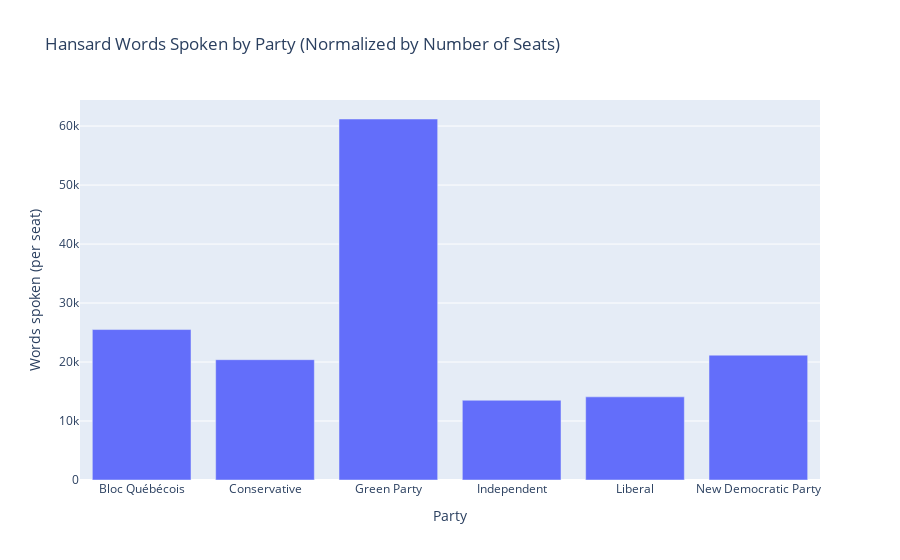

Write notebook code for a chart like this one.
### Code cell
speech_length_party_norm = pd.DataFrame(speech_length_party.div(seats['Seats'], axis=0))
px.bar(speech_length_party_norm, title='Hansard Words Spoken by Party (Normalized by Number of Seats)', labels={'index': 'Party', 'value':'Words spoken (per seat)'}).update(layout_showlegend=False)

### Figure 1 — Plotly figure (JSON) as saved in the notebook; plotly's stock layout.template omitted (floating-point values rounded to 4 significant figures)
{"data": [{"alignmentgroup": "True", "hovertemplate": "variable=speechlength<br>Party=%{x}<br>Words spoken (per seat)=%{y}<extra></extra>", "legendgroup": "speechlength", "marker": {"color": "#636efa", "pattern": {"shape": ""}}, "name": "speechlength", "offsetgroup": "speechlength", "orientation": "v", "showlegend": true, "textposition": "auto", "type": "bar", "x": ["Bloc Québécois", "Conservative", "Green Party", "Independent", "Liberal", "New Democratic Party"], "xaxis": "x", "y": [25510.0, 20400.0, 61200.0, 13520, 14100.0, 21160.0], "yaxis": "y"}], "layout": {"barmode": "relative", "legend": {"title": {"text": "variable"}, "tracegroupgap": 0}, "showlegend": false, "title": {"text": "Hansard Words Spoken by Party (Normalized by Number of Seats)"}, "xaxis": {"anchor": "y", "domain": [0, 1], "title": {"text": "Party"}}, "yaxis": {"anchor": "x", "domain": [0, 1], "title": {"text": "Words spoken (per seat)"}}}}
